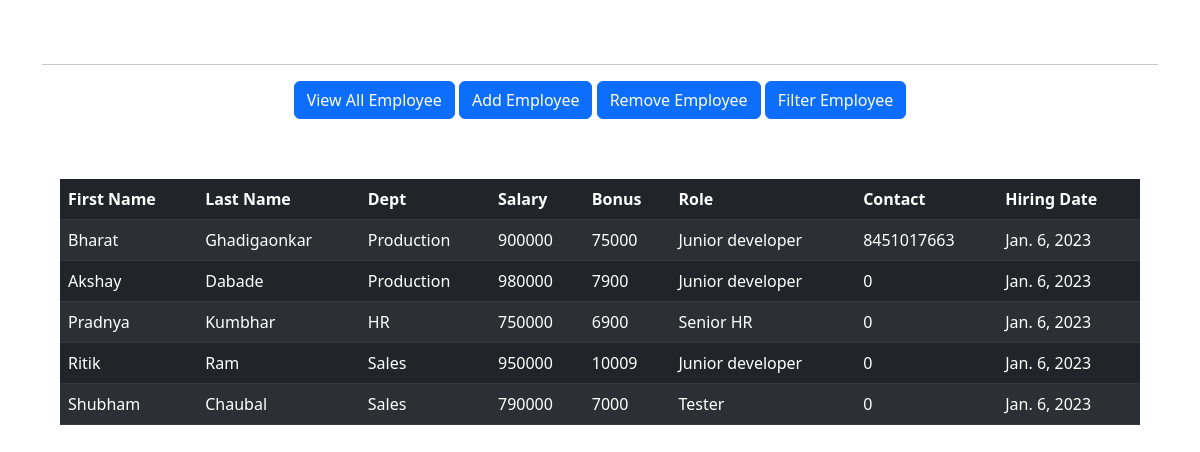
Before: / with the older database file.
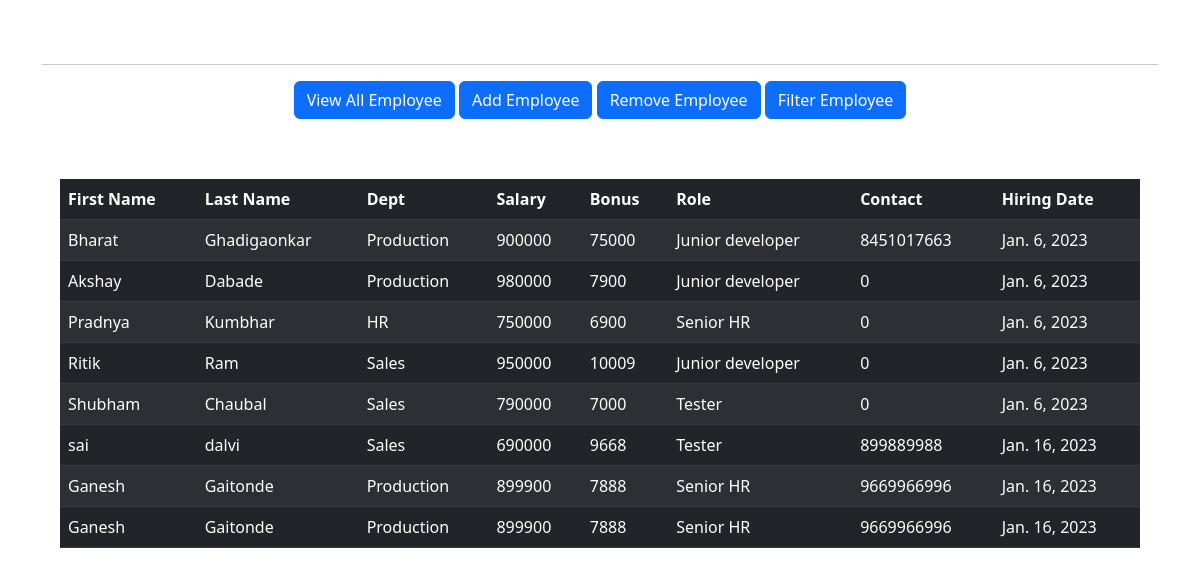
After: the same page with the newer database file.
### emp_app/models.py (models this page shows, shortened)
class Employee(models.Model):
    first_name = models.CharField(max_length=100, null=False)
    last_name = models.CharField(max_length=100, null=False)
    dept = models.ForeignKey(Department, on_delete=models.CASCADE)
    salary = models.IntegerField(default=0)
    bonus = models.IntegerField(default=0)
    role = models.ForeignKey(Role, on_delete=models.CASCADE)
    phone = models.IntegerField(default=0)
    hire_date = models.DateField()

class Department(models.Model):
    name = models.CharField(max_length=100, null=False)
    location = models.CharField(max_length=100)

class Role(models.Model):
    name = models.CharField(max_length=100, null=False)

### emp_app/views.py (the view)
# urls.py: path('', views.all_emp, name='all_emp'),
def all_emp(request):
    emps = Employee.objects.all()
    context = {
        'emps': emps
    }
    return render(request, 'view_all_emp.html', context)

### emp_app/templates/view_all_emp.html (shortened to what this page needs)
<!doctype html >
{% load static %}
<html lang="en" >
<head>
    <link rel="stylesheet" href="{% static 'emp_app/css/style2.css' %}">
    <link href="https://cdn.jsdelivr.net/npm/bootstrap@5.3.0-alpha1/dist/css/bootstrap.min.css" rel="stylesheet"
>
</head>
<body class="body_bg">
<h1 >Employee Management Module</h1>
<center>
    <div class="container">
        <hr>
        <a class="btn btn-primary" href="/" role="button">View All Employee</a>
        <a class="btn btn-primary" href="/add_emp" role="button">Add Employee</a>
        <a class="btn btn-primary" href="/remove_emp" role="button">Remove Employee</a>
        <a class="btn btn-primary" href="/filter_emp" role="button">Filter Employee</a>
    </div>
</center>
<div style="margin: 5%">
    <table class="table table-dark table-striped table-hover">
        <thead>
        <tr>
            <th scope="col">First Name</th>
            <th scope="col">Last Name</th>
            <th scope="col">Dept</th>
            <th scope="col">Salary</th>
            <th scope="col">Bonus</th>
            <th scope="col">Role</th>
            <th scope="col">Contact</th>
            <th scope="col">Hiring Date</th>
        </tr>
        </thead>
        <tbody>
        {% for emp in emps %}
        <tr>
            <td>{{emp.first_name}}</td>
            <td>{{emp.last_name}}</td>
            <td>{{emp.dept.name}}</td>
            <td>{{emp.salary}}</td>
            <td>{{emp.bonus}}</td>
            <td>{{emp.role.name}}</td>
            <td>{{emp.phone}}</td>
            <td>{{emp.hire_date}}</td>
        </tr>
        {% endfor %}
        </tbody>
    </table>
</div>
</body>
</html>

### static/emp_app/css/style2.css (style rules this page uses)
.body_bg { background: url(../images/bg1.png); position: relative; isolation:isolate; background-size: cover; }
h1 { color: white !important; text-align: center; }

Changed rows visible on the page:
added Employee: first_name "sai", last_name "dalvi", dept.name "Sales", salary "690000", bonus "9668", role.name "Tester", phone "899889988", hire_date "Jan. 16, 2023"
added Employee: first_name "Ganesh", last_name "Gaitonde", dept.name "Production", salary "899900", bonus "7888", role.name "Senior HR", phone "9669966996", hire_date "Jan. 16, 2023"
added Employee: first_name "Ganesh", last_name "Gaitonde", dept.name "Production", salary "899900", bonus "7888", role.name "Senior HR", phone "9669966996", hire_date "Jan. 16, 2023"
